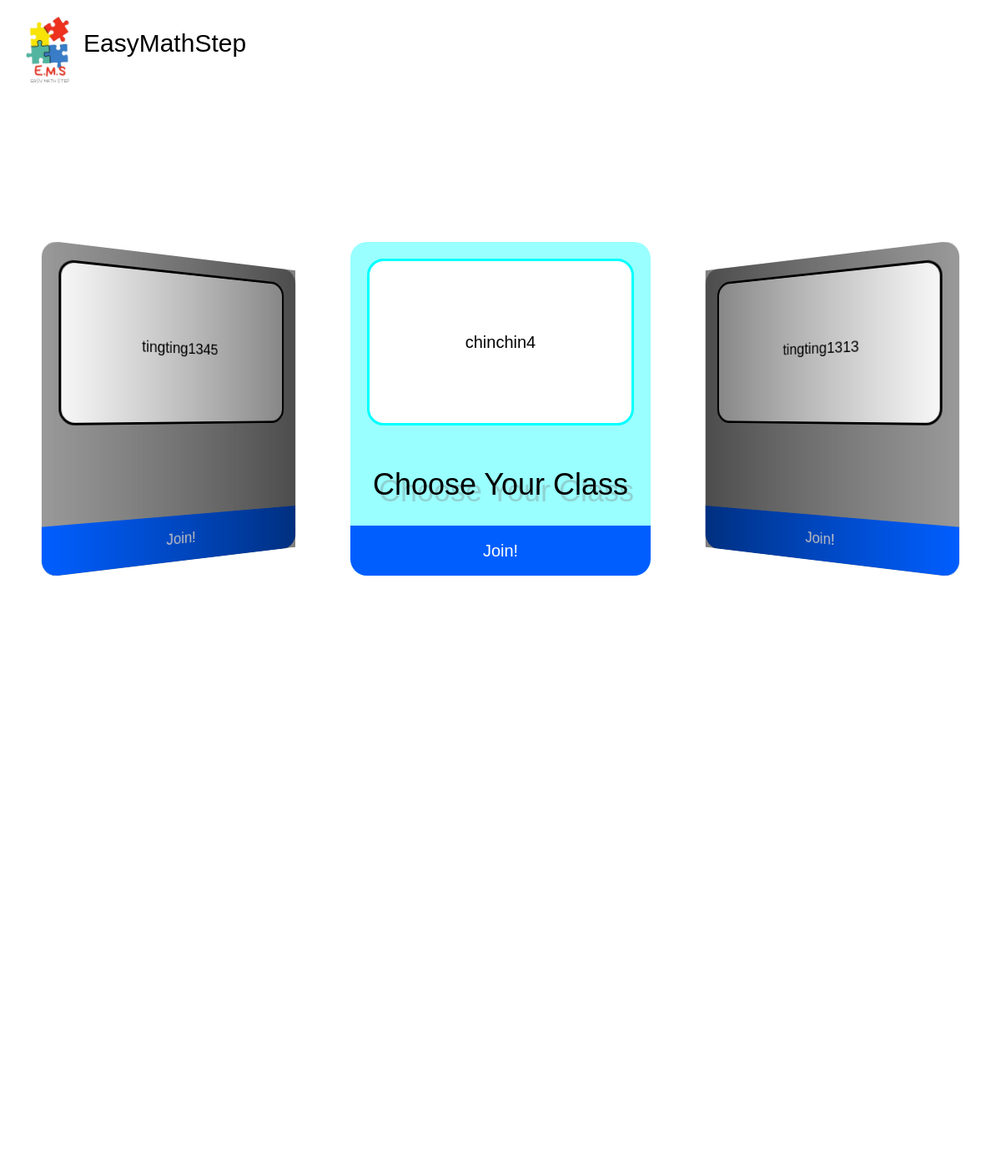
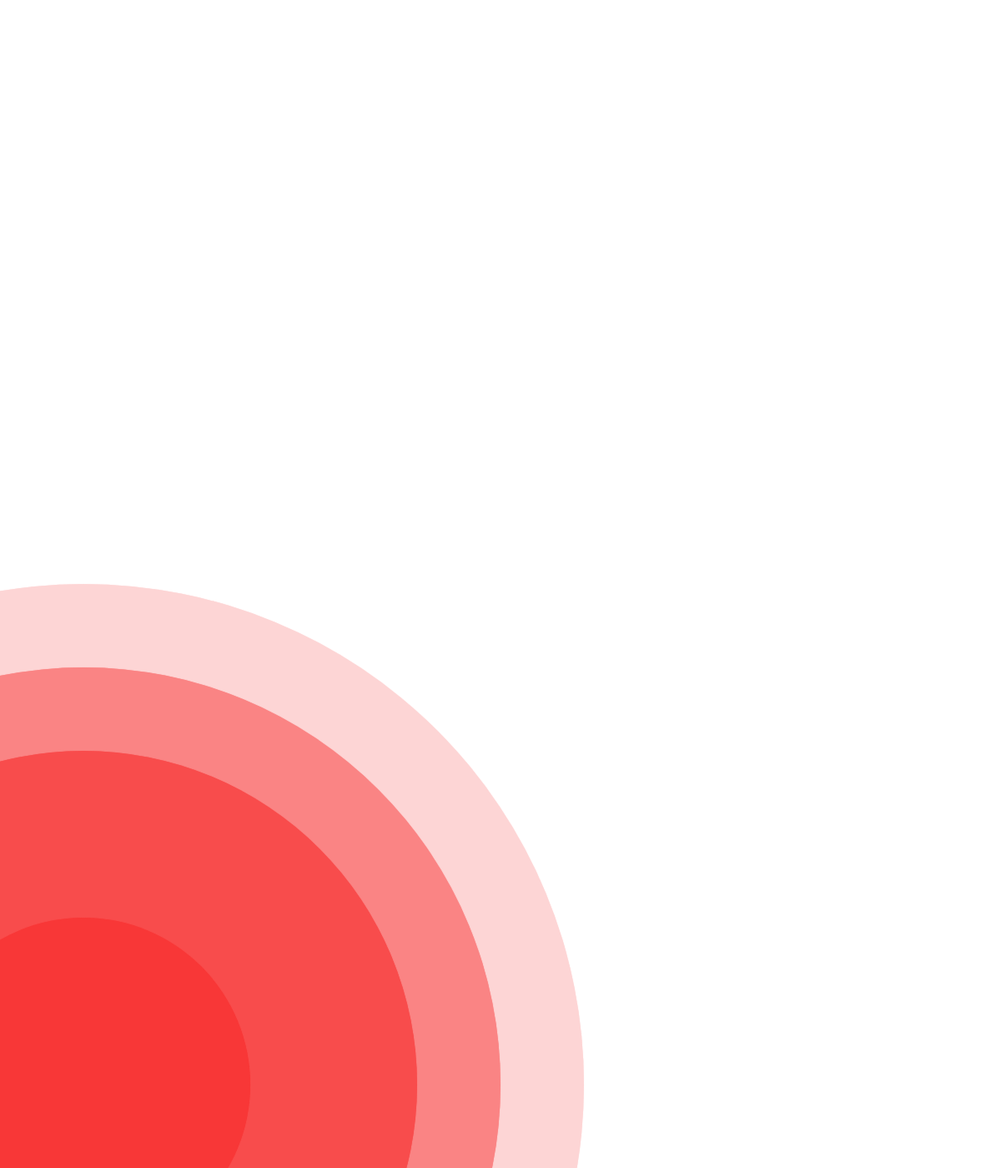
The page /Choose_classes.php on the database its author committed (2 pictures, top to bottom).
### tables this page shows
CREATE TABLE `class` (
  `class_id` int(11) NOT NULL,
  `class_name` varchar(255) DEFAULT NULL,
  `student_amount` int(11) DEFAULT NULL,
  `teacher_email` varchar(255) DEFAULT NULL,
  `color_id` int(11) DEFAULT NULL
);

### Choose_classes.php (the view, shortened to what this page needs)
<!DOCTYPE html>
<html lang="en">
<head>
    <link rel="stylesheet" href="./Css_folder/Choose_classes.css">
    <link
        rel="stylesheet"
        href="https://cdn.jsdelivr.net/npm/swiper/swiper-bundle.min.css"
    />
</head>
<body>
    <div class="circle large shade3"></div>
    <div class="circle small shade5"></div>
    <div class='logoContainer'>
        <img class='logo' src='./src/logo.png'>
        <a class='logoLink' href=''>EasyMathStep</a>
    </div>
    <span class="carouselText">Choose Your Class</span>
    <div class="carousel-container swiper">
        <div class="swiper-wrapper">
            <?php
                include('database/connection.php');
                $query = "
                    SELECT class.class_id, class.class_name, color.hex_code
                    FROM class
                    INNER JOIN color ON class.color_id = color.color_id
                ";
                $result = $conn->query($query);
                while ($row = $result->fetch_assoc()) {
                    list($r, $g, $b) = sscanf($row['hex_code'], "#%02x%02x%02x");
                    $alpha = 0.4;
                    echo '<div class="swiper-slide" style="background-color: rgba(' . $r . ', ' . $g . ', ' . $b . ', ' . $alpha . ');">';
                    echo '<div class="carousel-item" style="border: 3px solid ' . $row['hex_code'] . ';">';
                    echo '<a href="./Choose_Student.php?class_id=' . $row['class_id'] . '">';
                    echo '<button type="button" class="carouselItemBtn">Join!</button>';
                    echo '</a> ' . $row['class_name'];
                    echo '</div>';
                    echo '</div>';
                }
            ?>
        </div>
    </div>
</body>
</html>

### Css_folder/Choose_classes.css (style rules this page uses)
body { display: flex; justify-content: center; align-items: center; height: 100vh; margin: 0; padding: 0; background-color: #ffffff; font-family: sans-serif; overflow-y: hidden; }
.circle { position: absolute; border-radius: 50%; background: rgb(248, 53, 53); animation: ripple 5s infinite; box-shadow: 0px 0px 1px 0px #f93737; }
.small { width: 400px; height: 400px; left: -100px; bottom: -100px; }
.large { width: 800px; height: 800px; left: -300px; bottom: -300px; }
.shade3 { opacity: 0.7; }
.shade5 { opacity: 0.9; }
.logo { display: inline-flex; position: absolute; width: 120px; height: 120px; top: 0; left: 0; }
.logoLink { position: absolute; top: 0%; left: 0%; font-size: 30px; text-decoration: none; color: black; margin-top: 35px; margin-left: 100px; }
.carouselText { position: absolute; top: 20%; left: 50%; transform: translateX(-50%); font-family: sans-serif; font-size: 3vw; text-shadow: 7px 8px rgba(124, 121, 121, 0.337); z-index: 10; color: black; text-align: center; }
.carousel-container { position: relative; width: 100%; max-width: 100%; height: 400px; overflow: hidden; margin-top: 15%; }
.swiper-wrapper { display: flex; }
.swiper-slide { flex: 0 0 auto; width: 150px; text-align: center; padding: 20px; box-sizing: border-box; border-radius: 20px; }
.carousel-item { flex: 0 0 20%; text-align: center; padding: 20px; box-sizing: border-box; transition: transform 0.5s ease, font-size 0.5s ease; display: flex; justify-content: center; align-items: center; height: 200px; width: 100%; font-size: 20px; background-color: #ffffff; border-radius: 20px; }
.carouselItemBtn { width: 100%; height: 60px; align-items: center; position: absolute; margin-left: 55px; background-color: #005eff; color: #ffffff; border: none; cursor: pointer; position: absolute; bottom: 0; right: 0; border-bottom-left-radius: 20px; border-bottom-right-radius: 20px; font-size: 20px; }

### rows shown on the page
class: class_name "tingting1345"
class: class_name "chinchin4"
class: class_name "tingting1313"
